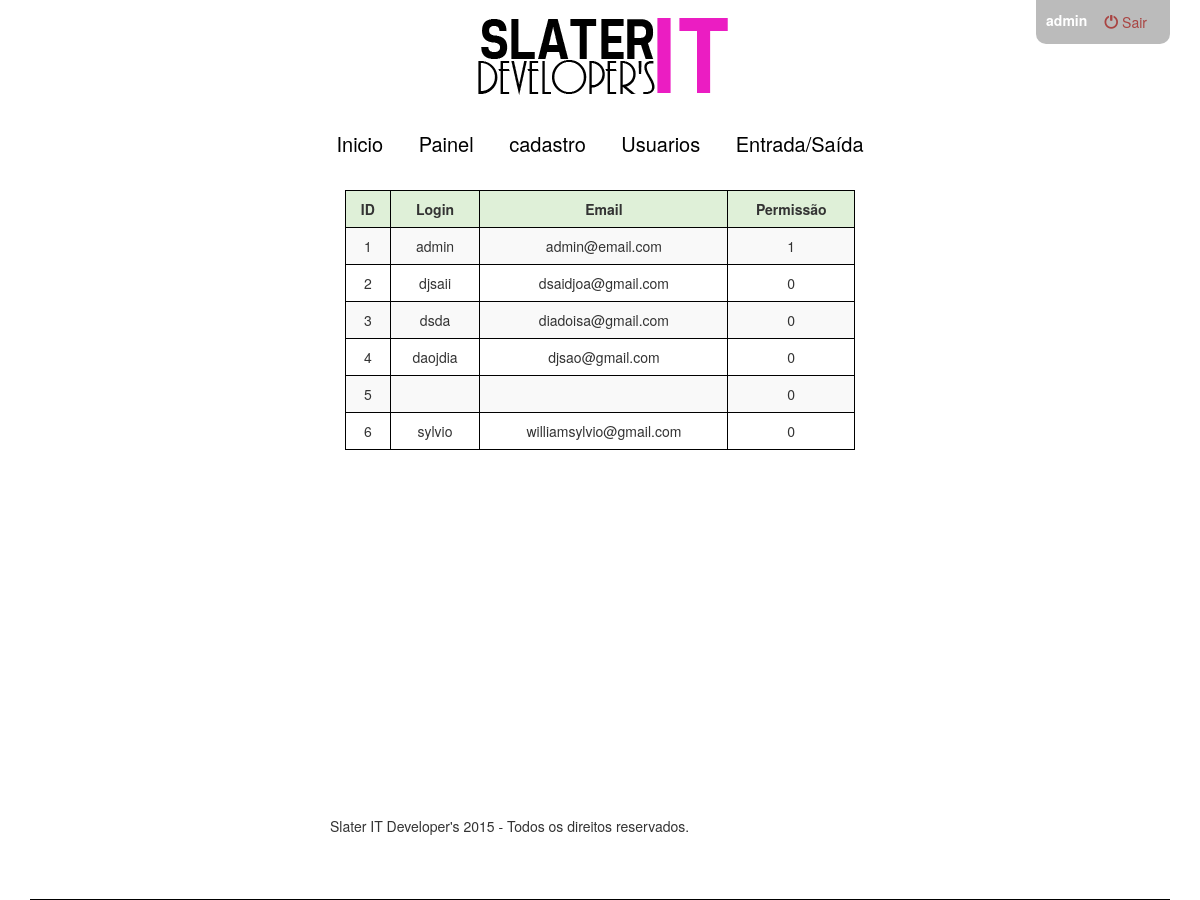
Page /panel.php?func=Usuarios (signed in) on the committed database.
### tables this page shows
CREATE TABLE `usuarios` (
  `id` int(11) NOT NULL,
  `Usuario` varchar(200) NOT NULL,
  `Senha` varchar(50) NOT NULL,
  `Email` varchar(200) NOT NULL,
  `Permissao` int(11) NOT NULL
);

### usuarios.php (the view, shortened to what this page needs)
<table class="table table-striped table-bordered text-center">
	<thead>
		<tr class="success">
			<th>
				ID
			</th>
			<th>
				Login
			</th>
			<th>
				Email
			</th>
			<th>
				Permissão
			</th>
		</tr>
	</thead>
	<tbody>
		<?php
			$select = $mysqli->query("SELECT * FROM usuarios ORDER BY id ASC");
			$row = $select->num_rows;
			if($row > 0) {
				while($get = $select->fetch_array()) {
		?>
		<tr>
			<td>
				<?=$get["id"]?>
			</td>
			<td>
				<?=$get["Usuario"]?>
			</td>
			<td>
				<?=$get["Email"]?>
			</td>
			<td>
				<?=$get["Permissao"]?>
			</td>
		</tr>
		<?php
				}
			} else {
		?>
		<h4> Não existe nenhum usuário! </h4>
		<?php
			}
		?>
	</tbody>
</table>

### panel.php (shortened to what this page needs)
<!DOCTYPE html>
<html>
	<head>
		<link rel="stylesheet" href="https://maxcdn.bootstrapcdn.com/bootstrap/3.3.6/css/bootstrap.min.css">
		<link rel="stylesheet" href="https://maxcdn.bootstrapcdn.com/bootstrap/3.3.6/css/bootstrap-theme.min.css">
		<link rel="stylesheet" href="style-index.css" type="text/css" media="all" />
	</head>
	<body>
		<div class="div_container container">
			<div class="div_topo col-xs-12">
					<?php if(isset($_SESSION["Usuario"])) { ?>
							<div class="nome_usuario pull-right">
								<?php echo $_SESSION["Usuario"]; ?>
								<a href="index.php?func=sairPagina" class="text-danger btn"><span class="glyphicon glyphicon-off" aria-hidden="true"></span> Sair</a>
							</div>
						<?php } ?>
				<img class="imageTOPO" src="toposite.png" alt="Imagem Logo" />
			</div>
			<div class="div_menu col-xs-12">
		    	<ul>
					<li> <a href="index.php">  Inicio </a> </li>
					<?php if(($_SESSION["Permissao"] == 1)) { ?>
					<li> <a href="panel.php">  Painel </a> </li>
					<li> <a href="panel.php?func=cadastro">  cadastro </a> </li>
					<li> <a href="panel.php?func=Usuarios">  Usuarios </a> </li>
					<li> <a href="entradasaida.php"> Entrada/Saída </a></li>
					<?php } ?>
				</ul>
			</div>
			<div class="div_conteudo">
				<div class=" div_conteudo_page col-xs-12 col-md-6 col-md-offset-3">
				<?php
					$page = $_GET["func"];
					if (isset($page)){
						include("$page.php");
					}
				?>
				</div>
			</div>
			<div class="div_rodape">
				<SPAN> Slater IT Developer's 2015 - Todos os direitos reservados. </SPAN>
			</div>
		</div>
	</body>
</html>

### style-index.css (style rules this page uses)
* { margin: 0; padding: 0; }
.div_container .div_topo { height: 120px; background: #FFFFFF; text-align: center; }
.div_container .div_topo .nome_usuario { background: #BBB; border-radius: 0px 0px 10px 10px; padding: 5px 10px; color:#FFF; font-weight: 700; position: absolute; right: 0; top:0; }
.div_container .div_menu { height: 40px; background: #FFFFFF; text-align: center; }
.div_container .div_menu ul { margin: 10px; }
.div_container .div_menu ul li { list-style-type: none; display: inline; }
.div_container .div_menu ul li a { text-decoration: none; color: #000000; padding: 15px; font-size: 20px; }
.div_container .div_conteudo { height: 800px; }
.div_container .div_conteudo_page { padding: 30px; }
.div_conteudo_page .table-bordered, .div_conteudo_page .table-bordered th, .div_conteudo_page .table-bordered td { border: 1px solid #000; text-align: center; }
.div_container .div_rodape { float: left; width: 100%; height: 100px; background: #FFFFFF; border-bottom: 1px solid #000; }
.div_container .div_rodape span { float: left; font-size: 14px; padding-top: 16px; padding-left: 300px; }

### rows in the picture
usuarios: id "1", Usuario "admin", Email "admin@email.com", Permissao "1"
usuarios: id "2", Usuario "djsaii", Email "dsaidjoa@gmail.com", Permissao "0"
usuarios: id "3", Usuario "dsda", Email "diadoisa@gmail.com", Permissao "0"
usuarios: id "4", Usuario "daojdia", Email "djsao@gmail.com", Permissao "0"
usuarios: id "5", Permissao "0"
usuarios: id "6", Usuario "sylvio", Email "williamsylvio@gmail.com", Permissao "0"

### other values in the picture
$_SESSION["Usuario"] "admin"
